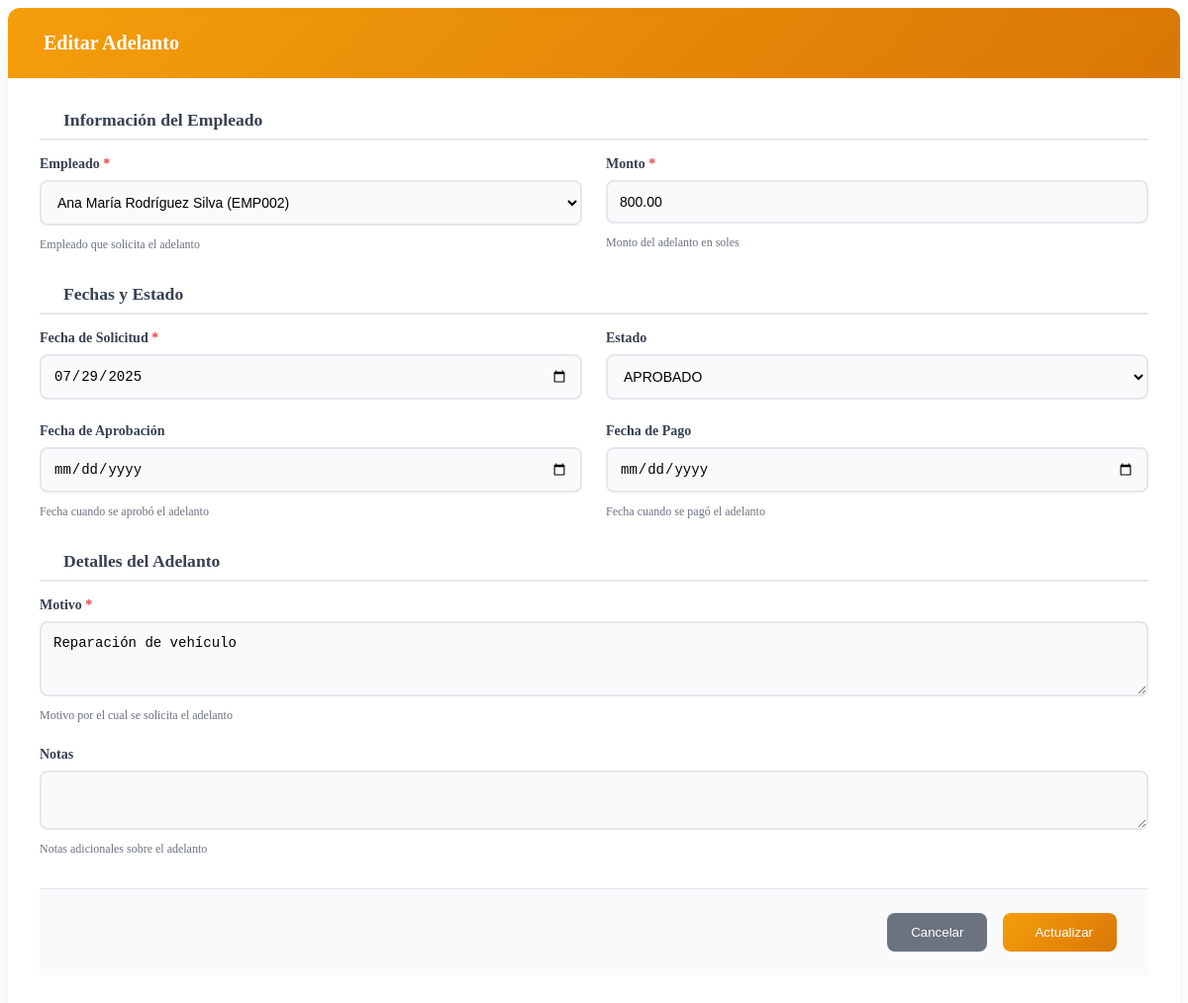
Page /app/views/adelantos/edit_modal.php?id=2 (signed in) on the committed database.
### tables this page shows
CREATE TABLE `adelantos` (
  `id` int NOT NULL,
  `personal_id` int NOT NULL,
  `amount` decimal(10,2) NOT NULL,
  `request_date` date NOT NULL,
  `approval_date` date DEFAULT NULL,
  `payment_date` date DEFAULT NULL,
  `status` enum('SOLICITADO','APROBADO','RECHAZADO','PAGADO') DEFAULT 'SOLICITADO',
  `reason` text NOT NULL,
  `approved_by` int DEFAULT NULL,
  `created_at` timestamp NULL DEFAULT CURRENT_TIMESTAMP,
  `is_deleted` tinyint(1) NOT NULL DEFAULT '0'
);

CREATE TABLE `personal` (
  `id` int NOT NULL,
  `user_id` int DEFAULT NULL,
  `employee_code` varchar(20) NOT NULL,
  `first_name` varchar(100) NOT NULL,
  `last_name` varchar(100) NOT NULL,
  `dni` varchar(20) DEFAULT NULL,
  `birth_date` date DEFAULT NULL,
  `hire_date` date NOT NULL,
  `position` varchar(100) DEFAULT NULL,
  `department` varchar(100) DEFAULT NULL,
  `salary` decimal(10,2) DEFAULT NULL,
  `status` enum('ACTIVO','INACTIVO','VACACIONES','LICENCIA') DEFAULT 'ACTIVO',
  `phone` varchar(20) DEFAULT NULL,
  `address` text,
  `emergency_contact` varchar(100) DEFAULT NULL,
  `emergency_phone` varchar(20) DEFAULT NULL,
  `created_at` timestamp NULL DEFAULT CURRENT_TIMESTAMP,
  `is_deleted` tinyint(1) NOT NULL DEFAULT '0'
);

### app/views/adelantos/edit_modal.php (the view, shortened to what this page needs)
<?php
$id = isset($_GET['id']) ? (int)$_GET['id'] : 0;
$adelanto = null;
$sql = 'SELECT * FROM adelantos WHERE id = ? LIMIT 1';
if ($stmt = mysqli_prepare($GLOBALS['conn'], $sql)) {
    mysqli_stmt_bind_param($stmt, 'i', $id);
    mysqli_stmt_execute($stmt);
    $res = mysqli_stmt_get_result($stmt);
    $adelanto = mysqli_fetch_assoc($res);
}
$personal_list = [];
$sql = 'SELECT id, first_name, last_name, employee_code FROM personal WHERE is_deleted = 0 ORDER BY first_name, last_name';
if ($stmt = mysqli_prepare($GLOBALS['conn'], $sql)) {
    mysqli_stmt_execute($stmt);
    $res = mysqli_stmt_get_result($stmt);
    while ($row = mysqli_fetch_assoc($res)) {
        $personal_list[] = $row;
    }
}
$statuses = ['PENDIENTE','APROBADO','RECHAZADO','PAGADO'];
?>
<div class="modal-content">
  <div class="modal-header">
    <h3>Editar Adelanto</h3>
  </div>
  <form id="edit-form" action="/Recursos/index.php?route=adelantos.update" method="post" class="edit-form">
    <div class="form-section">
      <h4><i class="fa fa-user"></i> Información del Empleado</h4>
      <div class="form-grid">
        <div class="form-row">
          <label for="personal_id" class="required">Empleado</label>
          <select class="input" id="personal_id" name="personal_id" required>
            <?php foreach($personal_list as $p): ?>
              <option value="<?= $p['id'] ?>" <?= ($adelanto['personal_id'] == $p['id']) ? 'selected' : '' ?>>
                <?= htmlspecialchars($p['first_name'] . ' ' . $p['last_name']) ?> (<?= htmlspecialchars($p['employee_code']) ?>)
              </option>
            <?php endforeach; ?>
          </select>
          <div class="helper-text">Empleado que solicita el adelanto</div>
        </div>
        <div class="form-row">
          <label for="amount" class="required">Monto</label>
          <input type="number" id="amount" name="amount" step="0.01" min="0" required value="<?= htmlspecialchars($adelanto['amount']) ?>">
          <div class="helper-text">Monto del adelanto en soles</div>
        </div>
      </div>
    </div>
    <div class="form-section">
      <h4><i class="fa fa-calendar"></i> Fechas y Estado</h4>
      <div class="form-grid">
        <div class="form-row">
          <label for="request_date" class="required">Fecha de Solicitud</label>
          <input type="date" id="request_date" name="request_date" required value="<?= htmlspecialchars($adelanto['request_date']) ?>">
        </div>
        <div class="form-row">
          <label for="status">Estado</label>
          <select id="status" name="status">
            <?php foreach($statuses as $s): ?>
              <option value="<?= $s ?>" <?= ($adelanto['status'] === $s) ? 'selected' : '' ?>><?= $s ?></option>
            <?php endforeach; ?>
          </select>
        </div>
        <div class="form-row">
          <label for="approved_date">Fecha de Aprobación</label>
          <input type="date" id="approved_date" name="approved_date" value="<?= htmlspecialchars($adelanto['approved_date'] ?? '') ?>">
          <div class="helper-text">Fecha cuando se aprobó el adelanto</div>
        </div>
        <div class="form-row">
          <label for="payment_date">Fecha de Pago</label>
          <input type="date" id="payment_date" name="payment_date" value="<?= htmlspecialchars($adelanto['payment_date'] ?? '') ?>">
          <div class="helper-text">Fecha cuando se pagó el adelanto</div>
        </div>
      </div>
    </div>
    <div class="form-section">
      <h4><i class="fa fa-file-text"></i> Detalles del Adelanto</h4>
      <div class="form-grid">
        <div class="form-row" style="grid-column: 1 / -1;">
          <label for="reason" class="required">Motivo</label>
          <textarea id="reason" name="reason" rows="3" required><?= htmlspecialchars($adelanto['reason'] ?? '') ?></textarea>
          <div class="helper-text">Motivo por el cual se solicita el adelanto</div>
        </div>
        <div class="form-row" style="grid-column: 1 / -1;">
          <label for="notes">Notas</label>
          <textarea id="notes" name="notes" rows="2"><?= htmlspecialchars($adelanto['notes'] ?? '') ?></textarea>
          <div class="helper-text">Notas adicionales sobre el adelanto</div>
        </div>
      </div>
    </div>
    <div class="modal-actions">
      <button type="button" class="btn-secondary" onclick="closeModal()">
        <i class="fa fa-times"></i> Cancelar
      </button>
      <button type="submit" class="btn-primary" id="submit-btn">
        <i class="fa fa-save"></i> Actualizar
      </button>
    </div>
  </form>
</div>

### app/views/adelantos/edit_modal.php (style rules this page uses)
.modal-content { background: white; border-radius: 12px; overflow: hidden; box-shadow: 0 20px 25px -5px rgba(0, 0, 0, 0.1), 0 10px 10px -5px rgba(0, 0, 0, 0.04); }
.modal-header { background: linear-gradient(135deg, #f59e0b 0%, #d97706 100%); color: white; padding: 1.5rem; display: flex; align-items: center; gap: 0.75rem; }
.modal-header h3 { margin: 0; font-size: 1.25rem; font-weight: 600; }
.edit-form { padding: 2rem; }
.form-section { margin-bottom: 2rem; }
.form-section h4 { margin: 0 0 1rem 0; color: #374151; font-size: 1.1rem; font-weight: 600; display: flex; align-items: center; gap: 0.5rem; padding-bottom: 0.5rem; border-bottom: 2px solid #e5e7eb; }
.form-grid { display: grid; grid-template-columns: repeat(2, 1fr); gap: 1.5rem; }
.form-row { display: flex; flex-direction: column; gap: 0.5rem; }
.form-row label { font-weight: 600; color: #374151; font-size: 0.875rem; }
.form-row label.required::after { content: ' *'; color: #ef4444; }
.form-row input, .form-row select, .form-row textarea { padding: 0.75rem; border: 2px solid #e5e7eb; border-radius: 8px; font-size: 0.875rem; transition: all 0.2s ease; background: #f9fafb; }
.form-row .helper-text { color: #6b7280; font-size: 0.75rem; margin-top: 0.25rem; }
.modal-actions { display: flex; gap: 1rem; justify-content: flex-end; padding: 1.5rem 2rem; background: #f9fafb; border-top: 1px solid #e5e7eb; }
.btn-secondary { background: #6b7280; color: white; border: none; padding: 0.75rem 1.5rem; border-radius: 8px; cursor: pointer; font-weight: 500; transition: all 0.2s ease; }
.btn-primary { background: linear-gradient(135deg, #f59e0b 0%, #d97706 100%); color: white; border: none; padding: 0.75rem 1.5rem; border-radius: 8px; cursor: pointer; font-weight: 500; display: flex; align-items: center; gap: 0.5rem; transition: all 0.2s ease; }

### rows in the picture
adelantos: personal_id "Ana María Rodríguez Silva (EMP002)", amount "800.00", request_date "07/29/2025", status "APROBADO", reason "Reparación de vehículo"
